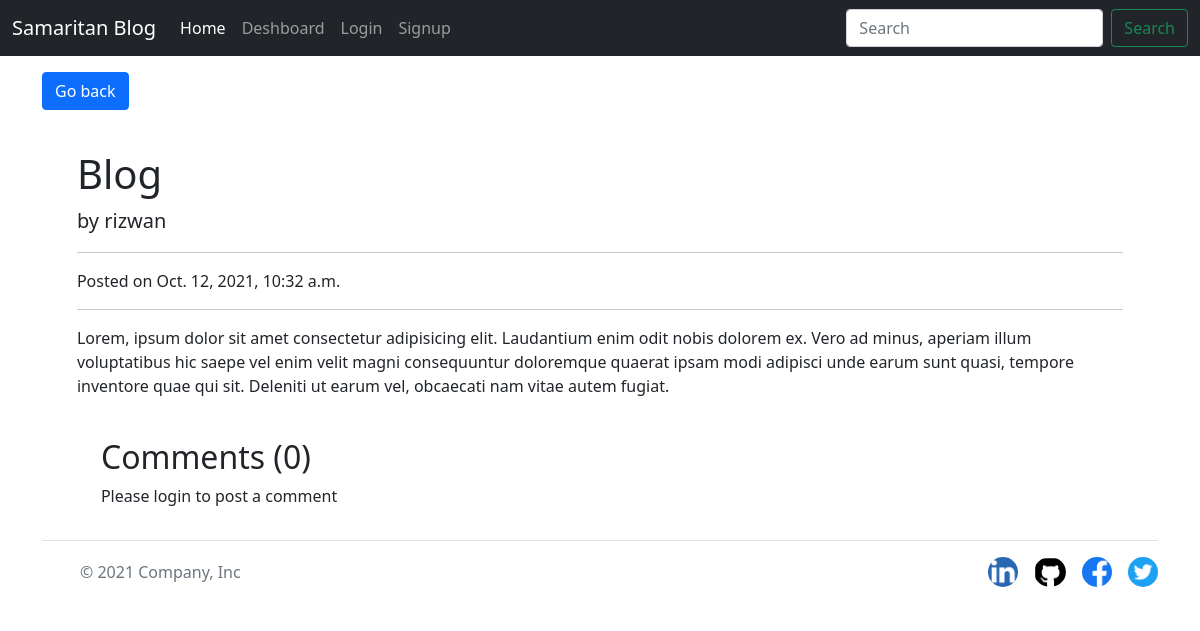
/post/11, run on the app's committed database.
### blog/models.py (models this page shows, shortened)
class Post(models.Model):
    title = models.CharField(max_length=50)
    author = models.ForeignKey(User, on_delete=models.CASCADE)
    published_date = models.DateTimeField(default=timezone.now)
    content = RichTextField(blank = True, null = True)
    visible = models.BooleanField(default=False)
    upload = models.ImageField(upload_to ='uploads/')

### blog/views.py (the view)
# urls.py: path('post/<int:pk>', views.PostDetail, name='PostDetail'),
def PostDetail(request, pk):
    post = Post.objects.get(pk=pk)
    if post.visible == True or request.user.is_superuser or post.author == request.user:
        comments= PostComment.objects.filter(post=post).order_by('timestamp').reverse()
        context={'post':post, 'comments': comments}
        return render(request, "blog/postdetail.html", context)

### blog/templates/blog/postdetail.html (shortened to what this page needs)
{% extends 'blog/base.html' %}
{% load static %}
{% block content %}
<a class="btn btn-primary my-3" href="{% url 'home' %}"> Go back </a>
<div class="container">
        <div class="row" style="margin-right: 1%; margin-left: 1%;">
        <div class="col">
            <h1 class="mt-4">{{post.title}}</h1>
            <p class="lead">
                by {{ post.author}}
            </p>
            <hr>
            <p>Posted on {{post.published_date}}</p>
            <hr>
            <p>
                {{ post.content|safe }}
            </p>
            <br />
            <div class="container">
                <h2> Comments ({{comments.count}}) </h2>
                <div class="my-2">
                    {% if user.is_authenticated %}
                    <form action="{% url 'postComment' %}" method="post">
                        {% csrf_token %}
                        <div class="form-group">
                            <label for="exampleInputEmail1">Post Comment </label>
                            <textarea type="text" class="form-control" name="comment"
                                placeholder="Enter comment here"></textarea>
                        </div>
                        <input type="hidden" name="postSno" value="{{post.id}}">
                        <input type="hidden" name="parentSno" value="">
                        <button type="submit" class="btn btn-primary my-3">Submit</button>
                    </form>
                    {% else %}
                    Please login to post a comment
                    {% endif %}
                </div>
            </div>
        </div>
    </div>
</div>
{% endblock content %}

### blog/static/blog/css/style.css (style rules this page uses)
a { text-decoration: none; }

### data on the page
Post: title "Blog", author "rizwan", published_date "Oct. 12, 2021, 10:32 a.m.", content "Lorem, ipsum dolor sit amet consectetur adipisicing elit. Laudantium enim odit nobis dolorem ex. Vero ad minus, aperiam illum voluptatibus hic saepe vel enim velit magni consequuntur doloremque quaerat ipsam modi adipisci unde earum sunt quasi, tempore inventore quae qui sit. Deleniti ut earum vel, obcaecati nam vitae autem fugiat."

### other printed values
{{ comments.count }} "0"
